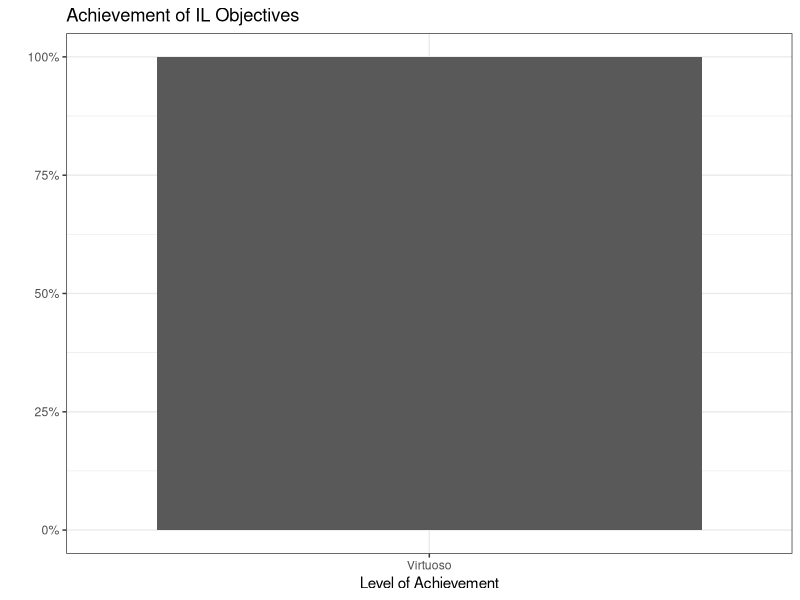
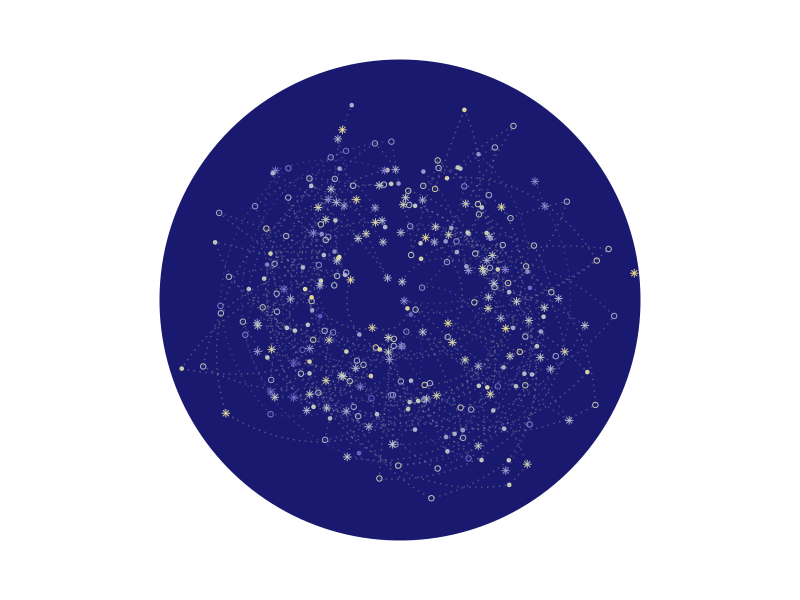
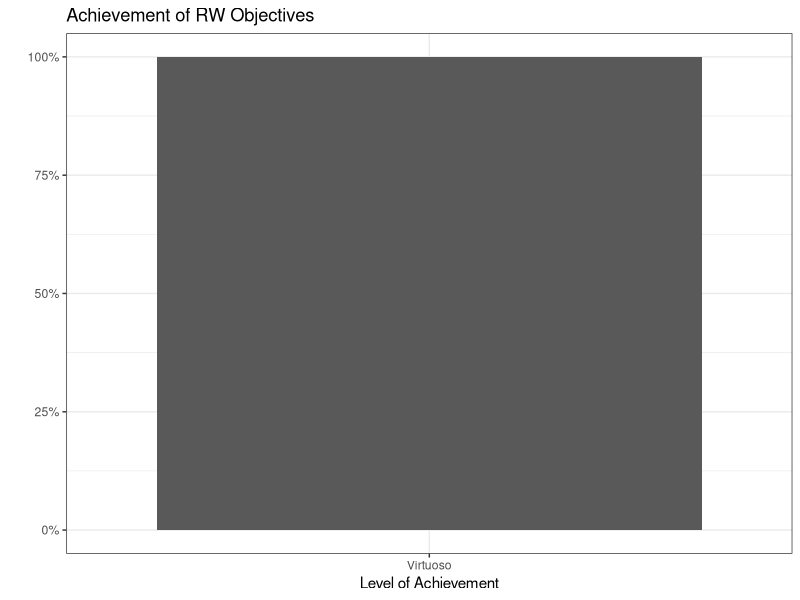
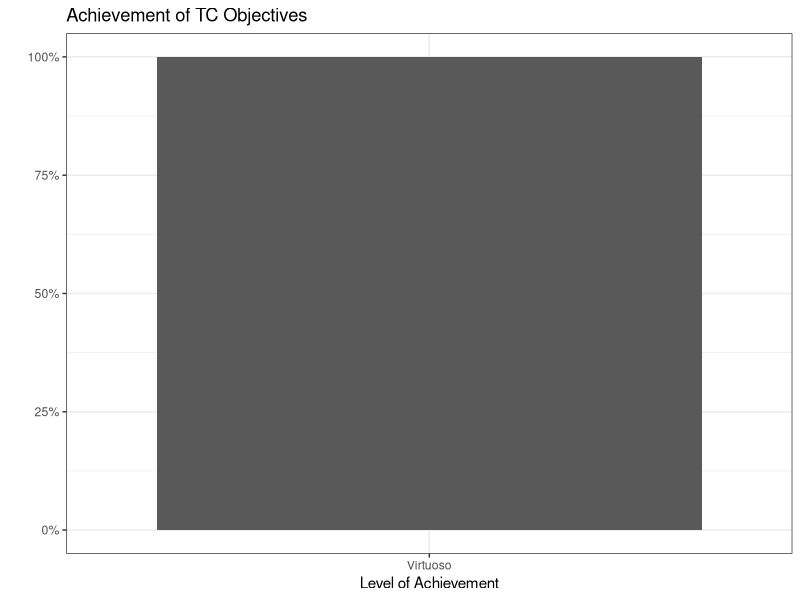
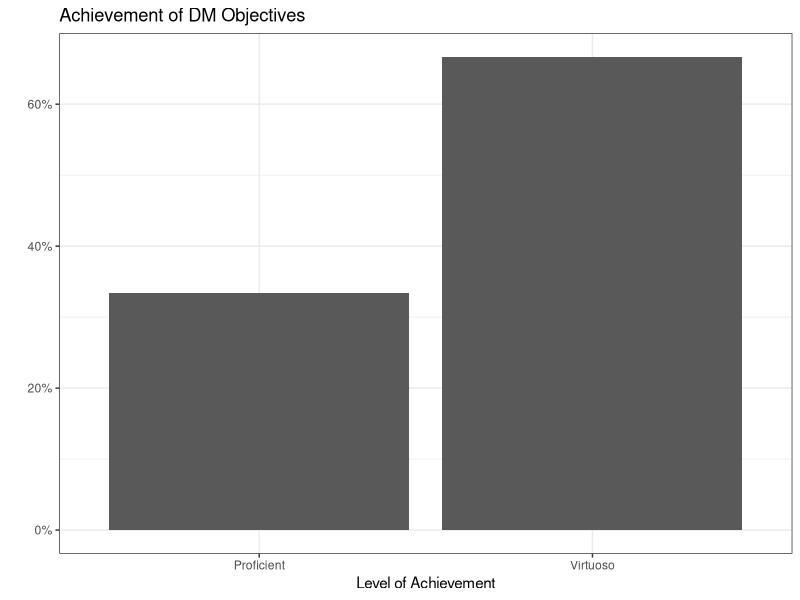
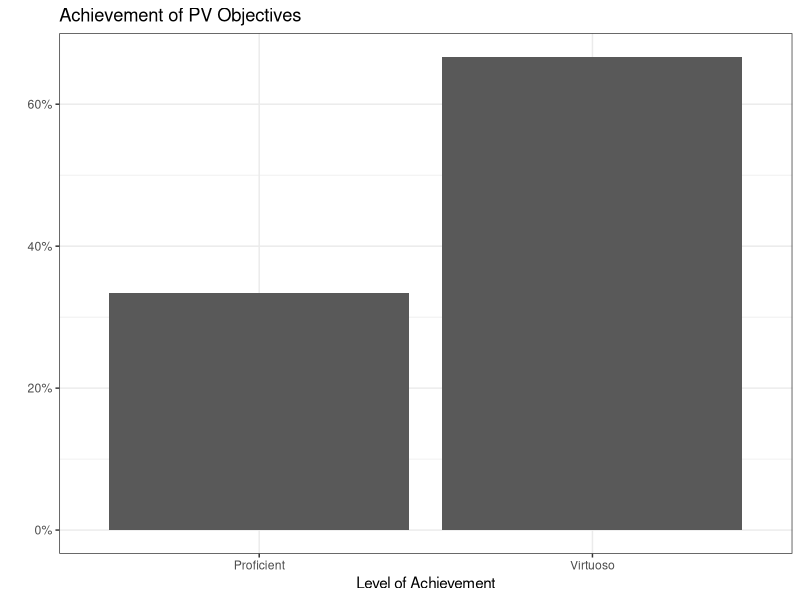
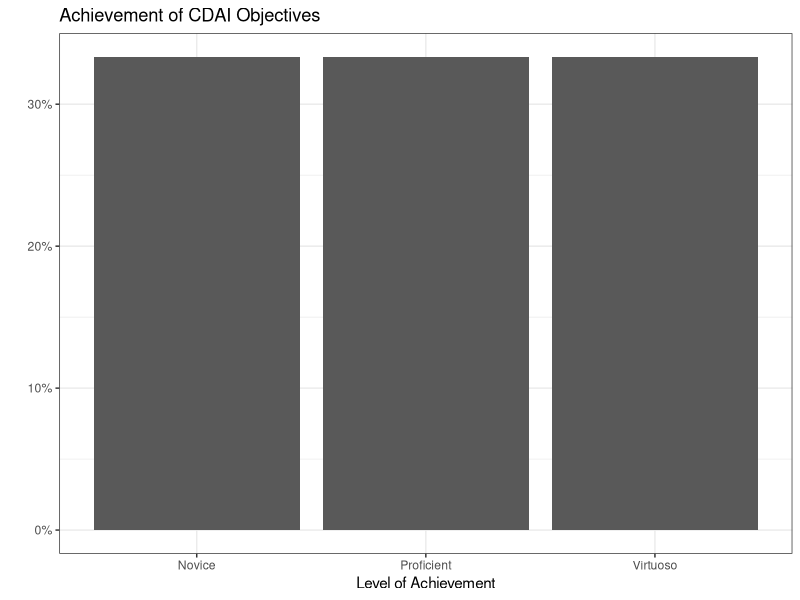
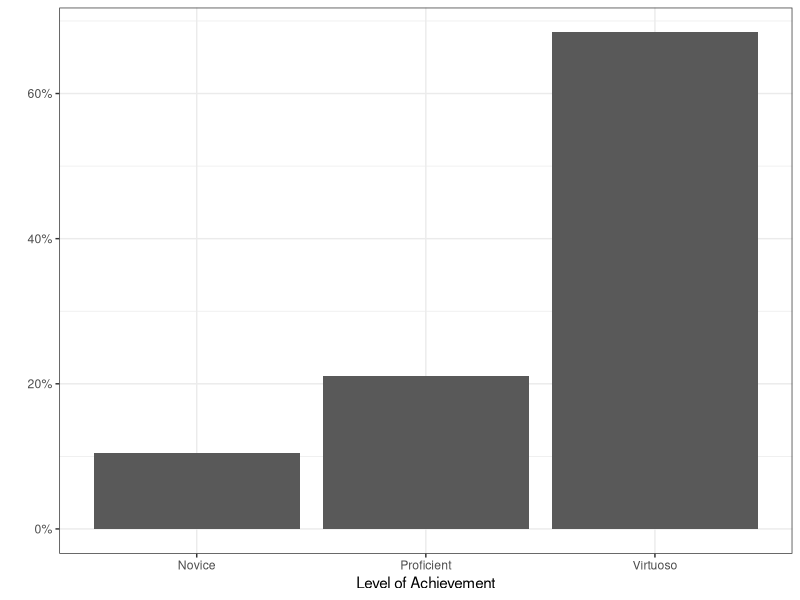

Write the R code that produced these figures, in order.
## ---- chunk 1
#| include: false
#| label: packages-portfolio-objectives

library(tidyverse)

portfolio_levels <- tibble(
  Objective = character(), 
  Level = numeric() 
  )

num_to_cat_levels <- function(x){
  case_when(x == 1 ~ "Novice", 
            x == 2 ~ "Proficient",
            x == 3 ~ "Virtuoso")
}
## ---- chunk 2
#| include: false
#| label: IL-1

## Fill in the line below with your self-assigned level for this objective.
## Remember, you have the following levels to choose from:

# 1 = Novice
# 2 = Proficient
# 3 = Virtuoso

my_level <- 3

portfolio_levels <- portfolio_levels %>%
  bind_rows(
    tibble(Objective = "IL-1",
           Level = my_level)
    )
## ---- chunk 3
#| include: false
#| label: IL-2

## Fill in the line below with your self-assigned level for this objective.
my_level <- 3

portfolio_levels <- portfolio_levels %>%
  bind_rows(
    tibble(Objective = "IL-2", 
           Level = my_level)
    )
## ---- chunk 4
#| echo: false
#| label: IL-summary-graph

portfolio_levels %>%
  filter(
    str_extract(Objective, "[A-Z]{2,4}") == "IL"
    ) %>% 
  mutate(
    Level = num_to_cat_levels(Level)
  ) %>%
  ggplot(mapping = aes(x = Level,
                       y = after_stat(count / sum(count))
                       )
         ) +
  geom_bar() +
  labs(x = "Level of Achievement",
       y = "", 
       title = "Achievement of IL Objectives") +
  theme_bw() +
  scale_y_continuous(labels = scales::label_percent())
## ---- chunk 5
#| include: false
#| label: RW-1

my_level <- 3

portfolio_levels <- portfolio_levels %>%
  bind_rows(
    tibble(Objective = "RW-1",
           Level = my_level)
    )
## ---- chunk 6
#| include: false
#| label: RW-2

my_level <- 3

portfolio_levels <- portfolio_levels %>%
  bind_rows(
    tibble(Objective = "RW-2",
           Level = my_level)
    )
## ---- chunk 7
#| include: false
#| label: RW-3

my_level <- 3

portfolio_levels <- portfolio_levels %>%
  bind_rows(
    tibble(Objective = "RW-3",
           Level = my_level)
    )
## ---- chunk 8
# generating random variables using various distributions
w <- rpois(300, 70)
x <- rgamma(300, 3)
y <- rnorm(300, 50, 200)
z <- rbinom(300, 200, 0.7)
a <- sample(c('a', 'b', 'c'), replace = T, size = 300)

data <- cbind(w, x, y, z, a) # combining into df


# create gradient color palette
pal <- colorRampPalette(c("lightgoldenrod1","azure3", "slateblue"))

art_colors <- pal(n_distinct(w)) # select amount of colors needed for art

#plot

ggplot(data, aes(x = y, y = z)) +
  geom_point(aes(shape = a, color = w), show.legend = F, alpha = 0.9) + #add points
  geom_line(aes(group = w, color = w), linetype = 3, show.legend = F, alpha = 0.3)+ # connect points
  scale_shape_manual(values = c("a" = 20, "b" = 8, "c" = 21)) + # change shapes of points
  scale_color_manual(values = art_colors) + # change colors
  coord_radial() + #circle
  theme_void() + #remove everything
  theme(panel.background = element_rect(fill = "midnightblue", color = "midnightblue")) # background color
## ---- chunk 9
#| echo: false
#| label: RW-summary-graph

portfolio_levels %>%
  filter(
    str_extract(Objective, "[A-Z]{2,4}") == "RW"
    ) %>% 
  mutate(
    Level = num_to_cat_levels(Level)
  ) %>%
  ggplot(mapping = aes(x = Level,
                       y = after_stat(count / sum(count))
                       )
         ) +
  geom_bar() +
  labs(x = "Level of Achievement",
       y = "", 
       title = "Achievement of RW Objectives") +
  theme_bw() +
  scale_y_continuous(labels = scales::label_percent())
## ---- chunk 10
#| include: false
#| label: TC-1

my_level <- 3

portfolio_levels <- portfolio_levels %>%
  bind_rows(
    tibble(Objective = "TC-1", 
           Level = my_level)
    )
## ---- chunk 11
#| include: false
#| label: TC-2

my_level <- 3

portfolio_levels <- portfolio_levels %>%
  bind_rows(
    tibble(Objective = "TC-2", 
           Level = my_level)
    )
## ---- chunk 12
#| echo: false
#| label: TC-summary-graph

portfolio_levels %>%
  filter(
    str_extract(Objective, "[A-Z]{2,4}") == "TC"
    ) %>% 
  mutate(
    Level = num_to_cat_levels(Level)
  ) %>%
  ggplot(mapping = aes(x = Level,
                       y = after_stat(count / sum(count))
                       )
         ) +
  geom_bar() +
  labs(x = "Level of Achievement",
       y = "", 
       title = "Achievement of TC Objectives") +
  theme_bw() +
  scale_y_continuous(labels = scales::label_percent())
## ---- chunk 13
#| include: false
#| label: DM-1

my_level <- 2

portfolio_levels <- portfolio_levels %>%
  bind_rows(
    tibble(Objective = "DM-1", 
           Level = my_level)
    )
## ---- chunk 14
#| include: false
#| label: DM-2

my_level <- 3

portfolio_levels <- portfolio_levels %>%
  bind_rows(
    tibble(Objective = "DM-2",
           Level = my_level)
    )
## ---- chunk 15
## Fill in the line below with your self-assigned level for this objective.
my_level <- 3

portfolio_levels <- portfolio_levels %>%
  bind_rows(tibble(Objective = "DM-3", 
                   Level = my_level))
## ---- chunk 16
#| echo: false
#| label: DM-summary-graph

portfolio_levels %>%
  filter(
    str_extract(Objective, "[A-Z]{2,4}") == "DM"
    ) %>% 
  mutate(
    Level = num_to_cat_levels(Level)
  ) %>%
  ggplot(mapping = aes(x = Level,
                       y = after_stat(count / sum(count))
                       )
         ) +
  geom_bar() +
  labs(x = "Level of Achievement",
       y = "", 
       title = "Achievement of DM Objectives") +
  theme_bw() +
  scale_y_continuous(labels = scales::label_percent())
## ---- chunk 17
#| include: false
#| label: PV-1

my_level <- 3

portfolio_levels <- portfolio_levels %>%
  bind_rows(
    tibble(Objective = "PV-1", 
           Level = my_level)
    )
## ---- chunk 18
#| include: false
#| label: PV-2

my_level <- 2

portfolio_levels <- portfolio_levels %>%
  bind_rows(
    tibble(Objective = "PV-2", 
           Level = my_level)
    )
## ---- chunk 19
#| include: false
#| label: PV-3

my_level <- 3

portfolio_levels <- portfolio_levels %>%
  bind_rows(
    tibble(Objective = "PV-3", 
           Level = my_level)
    )
## ---- chunk 20
#| echo: false
#| label: PV-summary-graph

portfolio_levels %>%
  filter(
    str_extract(Objective, "[A-Z]{2,4}") == "PV"
    ) %>% 
  mutate(
    Level = num_to_cat_levels(Level)
  ) %>%
  ggplot(mapping = aes(x = Level,
                       y = after_stat(count / sum(count))
                       )
         ) +
  geom_bar() +
  labs(x = "Level of Achievement",
       y = "", 
       title = "Achievement of PV Objectives") +
  theme_bw() +
  scale_y_continuous(labels = scales::label_percent())
## ---- chunk 21
#| include: false
#| label: CDAI-1

my_level <- 1

portfolio_levels <- portfolio_levels %>%
  bind_rows(
    tibble(Objective = "CDAI-1", 
           Level = my_level)
    )
## ---- chunk 22
#| include: false
#| label: CDAI-2

my_level <- 2

portfolio_levels <- portfolio_levels %>%
  bind_rows(
    tibble(Objective = "CDAI-2", 
           Level = my_level)
    )
## ---- chunk 23
#| include: false
#| label: CDAI-3

my_level <- 2

portfolio_levels <- portfolio_levels %>%
  bind_rows(
    tibble(Objective = "CDAI-3", 
           Level = my_level)
    )
## ---- chunk 24
#| include: false
#| label: CDAI-4

my_level <- 3

portfolio_levels <- portfolio_levels %>%
  bind_rows(
    tibble(Objective = "CDAI-4", 
           Level = my_level)
    )
## ---- chunk 25
#| include: false
#| label: CDAI-5

my_level <- 1

portfolio_levels <- portfolio_levels %>%
  bind_rows(
    tibble(Objective = "CDAI-5", 
           Level = my_level)
    )
## ---- chunk 26
#| include: false
#| label: CDAI-6

my_level <- 3

portfolio_levels <- portfolio_levels %>%
  bind_rows(
    tibble(Objective = "CDAI-6", 
           Level = my_level)
    )
## ---- chunk 27
#| echo: false
#| label: CDAI-summary-graph

portfolio_levels %>%
  filter(
    str_extract(Objective, "[A-Z]{2,4}") == "CDAI"
    ) %>% 
  mutate(
    Level = num_to_cat_levels(Level)
  ) %>%
  ggplot(mapping = aes(x = Level,
                       y = after_stat(count / sum(count))
                       )
         ) +
  geom_bar() +
  labs(x = "Level of Achievement",
       y = "", 
       title = "Achievement of CDAI Objectives") +
  theme_bw() +
  scale_y_continuous(labels = scales::label_percent())
## ---- chunk 28
#| echo: false
#| label: overall-summary-graph

portfolio_levels %>%
  mutate(
    Category = str_extract(Objective, "[A-Z]{2,4}"),
    Level = case_when(Level == 1 ~ "Novice", 
                      Level == 2 ~ "Proficient",
                      Level == 3 ~ "Virtuoso")
  ) %>%
  ggplot(mapping = aes(x = Level,
                       y = after_stat(count / sum(count))
                       )
         ) +
  geom_bar() +
  labs(x = "Level of Achievement",
       y = "") +
  theme_bw() +
  scale_y_continuous(labels = scales::label_percent())
